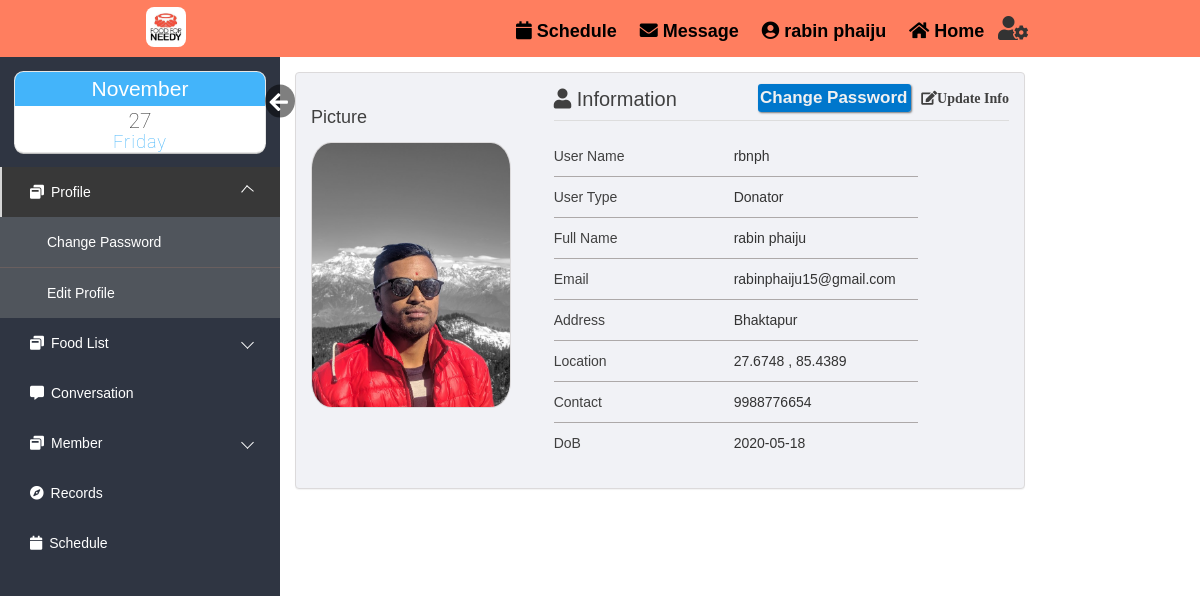
/html/editprofile.php (signed in), run on an earlier commit of the app's database.
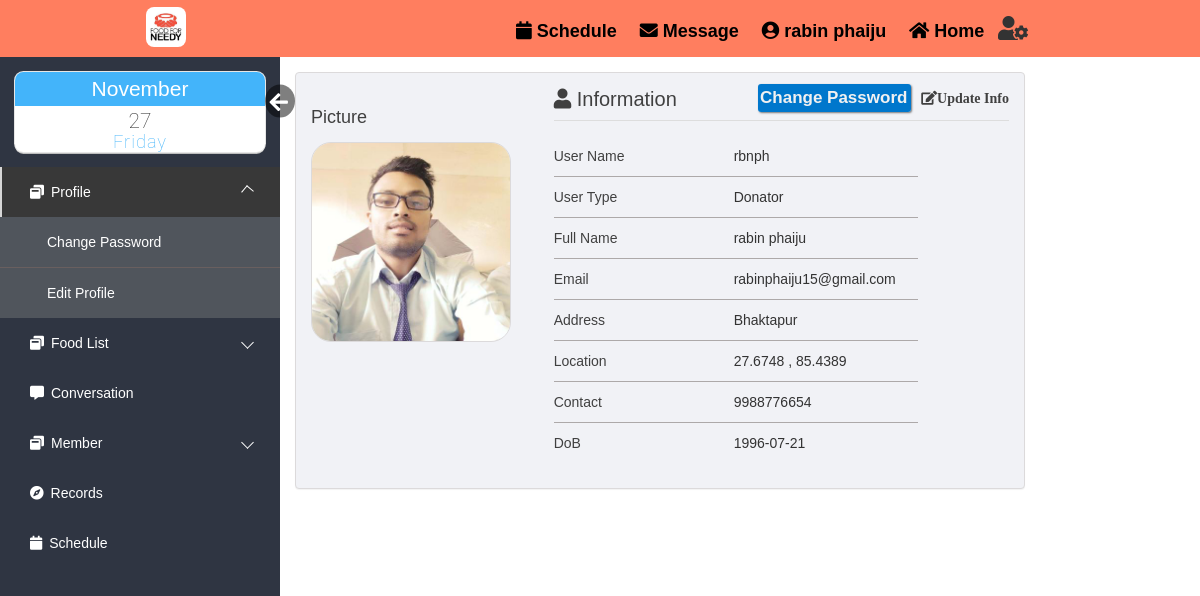
And on a later commit of the database.
### tables this page shows
CREATE TABLE `register` (
  `reg_id` int(10) UNSIGNED NOT NULL,
  `username` varchar(20) NOT NULL,
  `pic` varchar(255) DEFAULT NULL,
  `user_type` varchar(20) DEFAULT NULL,
  `firstname` varchar(20) NOT NULL,
  `lastname` varchar(20) NOT NULL,
  `email` varchar(40) DEFAULT NULL,
  `location` varchar(30) DEFAULT NULL,
  `lan` float DEFAULT NULL,
  `log` float DEFAULT NULL,
  `contact` text DEFAULT NULL COMMENT 'Contact No',
  `dob` date DEFAULT NULL,
  `created_at` timestamp NOT NULL DEFAULT current_timestamp(),
  `updated_at` datetime DEFAULT NULL ON UPDATE current_timestamp(),
  `password` varchar(40) NOT NULL,
  `secret_key` varchar(6) DEFAULT NULL,
  `verified` tinyint(1) NOT NULL DEFAULT 0,
  `verifiedby_id` int(6) NOT NULL DEFAULT 0 COMMENT 'Verified By',
  `remark` varchar(50) DEFAULT NULL,
  `status` tinyint(4) DEFAULT 1,
  `code` varchar(10) DEFAULT NULL
);

### html/editprofile.php (the view, shortened to what the changed rows need)
<!DOCTYPE html>
<html lang="en">
<head>
    <link rel="stylesheet" href="https://maxcdn.bootstrapcdn.com/bootstrap/3.3.6/css/bootstrap.min.css">
    <link rel="stylesheet" href="https://maxcdn.bootstrapcdn.com/font-awesome/4.6.3/css/font-awesome.min.css">
    <link rel="stylesheet" href="css/loginindex.css">
    <link rel="stylesheet" href="css/editprofile.css">
    <link rel="stylesheet" href="css/index.css">
    <link rel="stylesheet" href="https://use.fontawesome.com/releases/v5.3.1/css/all.css">
    <link rel="stylesheet" href="css/datetime.css">
</head>
<body>
    <div class="body_wrapper">
        <div class="container">
            <div class="col-md-8 col-sm-9">
                <div class="panel profile-panel">
                    <div class="panel-body">
                        <div class="row">
                            <div class="col-md-4">
                                <div class="profile-details">
                                    <?php
                                        $id=$_SESSION['reg_id'];
                                    $sql = "SELECT * from `register` WHERE `reg_id`='$id'";
                                    require_once("DBConnect.php");
                                    $result = mysqli_query($conn, $sql);
                                    $row = mysqli_fetch_assoc($result);
                                        ?>
                            <form action="editprofile.php" method="POST" enctype="multipart/form-data">
                                    <h2>Picture</h2>
                                    <img id="outputs" src="files/<?php if($row["pic"]==null){echo 'user.png';}else{ echo $row["pic"];}?>" width="200" style="border-radius:10%">
                                </div>
                            </div>
                            <div class="col-md-8">
                                <div class="profile-block">
                                    <header class="profile-header">
                                        <h2><i class="fa fa-user"></i> Information</h2>
                                    </header>
                                    <div class="profile-body">
                                        <div class="profile-view">
                                        <dl class="dl-horizontal">
                                                <dt>User Name</dt>
                                                <dd><?php echo $row["username"];?></dd>
                                            </dl>
                                            <dl class="dl-horizontal">
                                                <dt>User Type</dt>
                                                <dd><?php echo $row["user_type"];?></dd>
                                            </dl>
                                            <dl class="dl-horizontal">
                                                <dt>Full Name</dt>
                                                <dd><?php echo $row["firstname"]." ".$row["lastname"];?></dd>
                                            </dl>
                                            <dl class="dl-horizontal">
                                                <dt>Email</dt>
                                                <dd><?php echo $row["email"];?></dd>
                                            </dl>
                                            <dl class="dl-horizontal">
                                                <dt>Address</dt>
                                                <dd><?php echo $row["location"];?></dd>
                                            </dl>
                                            <dl class="dl-horizontal">
                                                <dt>Location</dt>
                                                <dd><?php echo $row["lan"]." , ".$row["log"];?></dd>
                                            </dl>
                                            <dl class="dl-horizontal">
                                                <dt>Contact</dt>
                                                <dd><?php echo $row["contact"];?></dd>
                                            </dl>
                                            <dl class="dl-horizontal">
                                                <dt>DoB</dt>
                                                <dd><?php echo $row["dob"];?></dd>
                                            </dl>
                                        </div>
                                    </div>
                                </div>
                            </div>
                        </div>
                    </div>
                </div>
            </div>
        </div>
    </div>
</body>
</html>

What changed in the data, as far as the page shows it:
changed register "rbnph": pic: a different picture; dob "2020-05-18" → "1996-07-21"
